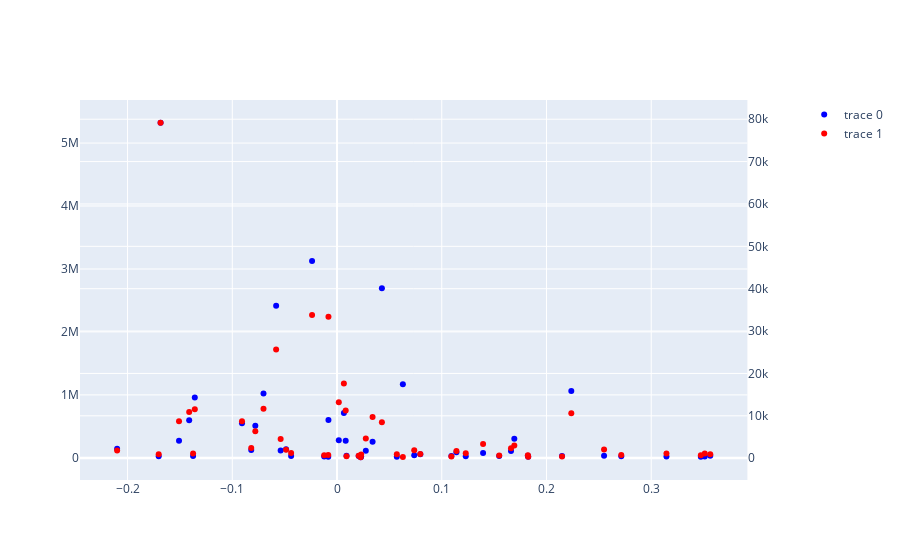

Write notebook code for a chart like this one.
### Code cell
fig = make_subplots(specs=[[{'secondary_y': True}]])

fig.add_trace(
        go.Scatter(
        x=video_comp_sentiments['avg_comp_sentiment'],
        y=video_comp_sentiments['vid_viewcount'],
        mode='markers',
        marker_color='Blue',
        text=video_comp_sentiments['vid_title'],
        hovertemplate='<b>%{text}</b> <br>Sentiment Value: %{x} <br>View Count: %{y}'),
        secondary_y=False
)

fig.add_trace(go.Scatter(
    x=video_comp_sentiments['avg_comp_sentiment'],
    y=video_comp_sentiments['vid_likecount'],
    mode='markers',
    marker_color='Red',
    text=video_comp_sentiments['vid_title'],
    hovertemplate='<b>%{text}</b> <br>Sentiment Value: %{x} <br>Like Count: %{y}'),
    secondary_y=True
)

fig.show()

### Figure 1 — Plotly figure (JSON) as saved in the notebook; plotly's stock layout.template omitted (floating-point values rounded to 4 significant figures)
{"data": [{"hovertemplate": "<b>%{text}</b> <br>Sentiment Value: %{x} <br>View Count: %{y}", "marker": {"color": "Blue"}, "mode": "markers", "text": ["The Legacy of Elizabeth II: The Media Queen", "Jonathan Pie: Welcome to Britain. Everything is Terrible. | NYT Opinion", "I Have Face Blindness. This Is How I Recognize You. | NYT Opinion", "I Stutter. But I Need You to Listen. | NYT Opinion", "Watch a Tense Pool Scene From ‘Bodies Bodies Bodies’ | Anatomy of a Scene", "What a Legally Blind Person Can See | NYT Opinion", "Kill Your Lawn | NYT Opinion", "Watch Daniel Kaluuya Face a U.F.O. in ‘Nope’ | Anatomy of a Scene", "How Much Does Your M.R.I. Cost? Buy It First to Find Out. | NYT Opinion", "Watch Chris Hemsworth and Natalie Portman Reunite in ‘Thor: Love and Thunder’ | Anatomy of a Scene", "Underground Abortion Pills, From Mexico to the U.S. | NYT News", "We Debunk the Latest Corporate Climate Lie | NYT Opinion", "America Is Failing Refugees, And Itself. Here's Why. | NYT Opinion", "Watch Austin Butler Cause Hysteria in ‘Elvis’ | Anatomy of a Scene", "How I Had an Abortion at Home in Texas | NYT Opinion", "MINK! — My Mom Fought For Title IX, but It Almost Didn’t Happen | Op-Docs", "He Was the N.R.A.’s ‘Pointman.’ An Unlikely Friendship Made Him Think Twice. | NYT Opinion", "How China’s Surveillance Is Growing More Invasive | Visual Investigations", "The Ukrainians Sent to Russia’s ‘Filtration Camps’ | Russia-Ukraine War", "How the Proud Boys Breached the Capitol | Visual Investigations", "Watch Bryce Dallas Howard’s Slow Escape in ‘Jurassic World Dominion’ | Anatomy of a Scene", "What Does It Mean to Be Alive in Profound Isolation? | Op-Docs", "How Does It Feel to Be Russian Right Now? | NYT Opinion", "Independent Journalism | The New York Times | Questlove", "Independent Journalism | The New York Times | Questlove", "48 Hours in A Kansas Abortion Clinic | NYT News", "Watch Tom Cruise Go Hypersonic in ‘Top Gun: Maverick’ | Anatomy of a Scene", "What the Pandemic Can Teach Us About Endings | NYT Opinion", "Twenty Years of Putin Playing the West in 3 Minutes | NYT Opinion", "Watch Jessie Buckley Take a Haunting Tunnel Walk in ‘Men’ | Anatomy of a Scene", "I'm a College Student with a Disability. Stop Treating Me Like a Child. | Op-Docs", "Russia’s Attacks on Ukrainian Hospitals Show a ‘Murderous Pattern’  | NYT Opinion", "Have You Considered the Benefits of Crying? | Op-Docs", "Watch Alexander Skarsgard Battle the Undead in ‘The Northman’ | Anatomy of a Scene", "Teens Are In Crisis. Here’s Why. | The New York Times", "How Nicolas Cage Parodies Himself in ‘Massive Talent’ | Anatomy of a Scene", "Under Attack in Ukraine’s Southeast | Russia-Ukraine War", "How Russia’s Disinformation Spreads Beyond Its Borders | Russia-Ukraine War", "Ukrainians Identify Bodies in Bucha | Russia-Ukraine War", "How a Fanny Pack Attacks in ‘Everything Everywhere All at Once’ | Anatomy of a Scene", "The Horrors Russia Left Behind | Russia-Ukraine War", "The Ukrainian Fighters Defending Kyiv | Russia–Ukraine War", "Will Doja Cat, Olivia Rodrigo, or Billie Eilish Win Big at the Grammys? | Diary of a Song", "Escape from Mariupol | Russia-Ukraine War", "Watch Ryan Reynolds Meet His Past Self in ‘The Adam Project’ | Anatomy of a Scene", "Ukrainian Families Flee to Moldova | Russia-Ukraine War", "Russia Struggled to Capture a Ukrainian Town. Intercepted Radio Messages Show Why.", "Inside a Perilous Journey to Rescue Ukrainian Civilians | Russia-Ukraine War", "The Foreign Fighters in Ukraine to Battle Russia | Russia-Ukraine War", "A Ukrainian Soldier Is Laid to Rest | Russia-Ukraine War"], "type": "scatter", "x": [0.07372, -0.008176, 0.3474, 0.255, 0.2148, 0.3511, 0.1395, 0.07953, 0.1229, 0.1092, -0.008379, 0.00169, -0.04385, 0.1693, -0.1508, 0.3146, 0.05708, 0.03396, -0.08191, 0.02747, 0.04284, 0.2714, -0.1374, 0.06288, 0.02261, -0.05382, 0.2237, 0.02306, 0.006557, 0.1549, 0.3564, -0.1703, -0.01225, 0.02067, 0.008291, 0.009053, -0.05813, -0.1412, -0.21, 0.1661, -0.078, -0.02384, 0.1822, -0.09073, 0.1825, 0.114, -0.1685, -0.04864, -0.1358, -0.0702], "xaxis": "x", "y": [43251, 600770, 18175, 34587, 30758, 22532, 76504, 58421, 23890, 28490, 17066, 281261, 30683, 301541, 272721, 23048, 18185, 254971, 124210, 114621, 2695131, 23586, 30514, 1167534, 9561, 115698, 1063550, 23291, 713293, 29029, 32683, 24389, 21850, 30203, 272738, 33808, 2415465, 597838, 145068, 107163, 510321, 3126560, 32099, 550784, 17300, 88603, 5322440, 135418, 957747, 1020582], "yaxis": "y"}, {"hovertemplate": "<b>%{text}</b> <br>Sentiment Value: %{x} <br>Like Count: %{y}", "marker": {"color": "Red"}, "mode": "markers", "text": ["The Legacy of Elizabeth II: The Media Queen", "Jonathan Pie: Welcome to Britain. Everything is Terrible. | NYT Opinion", "I Have Face Blindness. This Is How I Recognize You. | NYT Opinion", "I Stutter. But I Need You to Listen. | NYT Opinion", "Watch a Tense Pool Scene From ‘Bodies Bodies Bodies’ | Anatomy of a Scene", "What a Legally Blind Person Can See | NYT Opinion", "Kill Your Lawn | NYT Opinion", "Watch Daniel Kaluuya Face a U.F.O. in ‘Nope’ | Anatomy of a Scene", "How Much Does Your M.R.I. Cost? Buy It First to Find Out. | NYT Opinion", "Watch Chris Hemsworth and Natalie Portman Reunite in ‘Thor: Love and Thunder’ | Anatomy of a Scene", "Underground Abortion Pills, From Mexico to the U.S. | NYT News", "We Debunk the Latest Corporate Climate Lie | NYT Opinion", "America Is Failing Refugees, And Itself. Here's Why. | NYT Opinion", "Watch Austin Butler Cause Hysteria in ‘Elvis’ | Anatomy of a Scene", "How I Had an Abortion at Home in Texas | NYT Opinion", "MINK! — My Mom Fought For Title IX, but It Almost Didn’t Happen | Op-Docs", "He Was the N.R.A.’s ‘Pointman.’ An Unlikely Friendship Made Him Think Twice. | NYT Opinion", "How China’s Surveillance Is Growing More Invasive | Visual Investigations", "The Ukrainians Sent to Russia’s ‘Filtration Camps’ | Russia-Ukraine War", "How the Proud Boys Breached the Capitol | Visual Investigations", "Watch Bryce Dallas Howard’s Slow Escape in ‘Jurassic World Dominion’ | Anatomy of a Scene", "What Does It Mean to Be Alive in Profound Isolation? | Op-Docs", "How Does It Feel to Be Russian Right Now? | NYT Opinion", "Independent Journalism | The New York Times | Questlove", "Independent Journalism | The New York Times | Questlove", "48 Hours in A Kansas Abortion Clinic | NYT News", "Watch Tom Cruise Go Hypersonic in ‘Top Gun: Maverick’ | Anatomy of a Scene", "What the Pandemic Can Teach Us About Endings | NYT Opinion", "Twenty Years of Putin Playing the West in 3 Minutes | NYT Opinion", "Watch Jessie Buckley Take a Haunting Tunnel Walk in ‘Men’ | Anatomy of a Scene", "I'm a College Student with a Disability. Stop Treating Me Like a Child. | Op-Docs", "Russia’s Attacks on Ukrainian Hospitals Show a ‘Murderous Pattern’  | NYT Opinion", "Have You Considered the Benefits of Crying? | Op-Docs", "Watch Alexander Skarsgard Battle the Undead in ‘The Northman’ | Anatomy of a Scene", "Teens Are In Crisis. Here’s Why. | The New York Times", "How Nicolas Cage Parodies Himself in ‘Massive Talent’ | Anatomy of a Scene", "Under Attack in Ukraine’s Southeast | Russia-Ukraine War", "How Russia’s Disinformation Spreads Beyond Its Borders | Russia-Ukraine War", "Ukrainians Identify Bodies in Bucha | Russia-Ukraine War", "How a Fanny Pack Attacks in ‘Everything Everywhere All at Once’ | Anatomy of a Scene", "The Horrors Russia Left Behind | Russia-Ukraine War", "The Ukrainian Fighters Defending Kyiv | Russia–Ukraine War", "Will Doja Cat, Olivia Rodrigo, or Billie Eilish Win Big at the Grammys? | Diary of a Song", "Escape from Mariupol | Russia-Ukraine War", "Watch Ryan Reynolds Meet His Past Self in ‘The Adam Project’ | Anatomy of a Scene", "Ukrainian Families Flee to Moldova | Russia-Ukraine War", "Russia Struggled to Capture a Ukrainian Town. Intercepted Radio Messages Show Why.", "Inside a Perilous Journey to Rescue Ukrainian Civilians | Russia-Ukraine War", "The Foreign Fighters in Ukraine to Battle Russia | Russia-Ukraine War", "A Ukrainian Soldier Is Laid to Rest | Russia-Ukraine War"], "type": "scatter", "x": [0.07372, -0.008176, 0.3474, 0.255, 0.2148, 0.3511, 0.1395, 0.07953, 0.1229, 0.1092, -0.008379, 0.00169, -0.04385, 0.1693, -0.1508, 0.3146, 0.05708, 0.03396, -0.08191, 0.02747, 0.04284, 0.2714, -0.1374, 0.06288, 0.02261, -0.05382, 0.2237, 0.02306, 0.006557, 0.1549, 0.3564, -0.1703, -0.01225, 0.02067, 0.008291, 0.009053, -0.05813, -0.1412, -0.21, 0.1661, -0.078, -0.02384, 0.1822, -0.09073, 0.1825, 0.114, -0.1685, -0.04864, -0.1358, -0.0702], "xaxis": "x", "y": [1861, 33395, 699, 2077, 395, 1128, 3355, 994, 1158, 377, 750, 13221, 1222, 2980, 8691, 1084, 913, 9717, 2390, 4664, 8482, 763, 1081, 271, 222, 4543, 10617, 862, 17627, 608, 905, 943, 677, 551, 11236, 482, 25675, 10924, 1829, 2328, 6376, 33788, 698, 8729, 317, 1720, 79164, 1995, 11533, 11692], "yaxis": "y2"}], "layout": {"xaxis": {"anchor": "y", "domain": [0, 0.94]}, "yaxis": {"anchor": "x", "domain": [0, 1]}, "yaxis2": {"anchor": "x", "overlaying": "y", "side": "right"}}}
